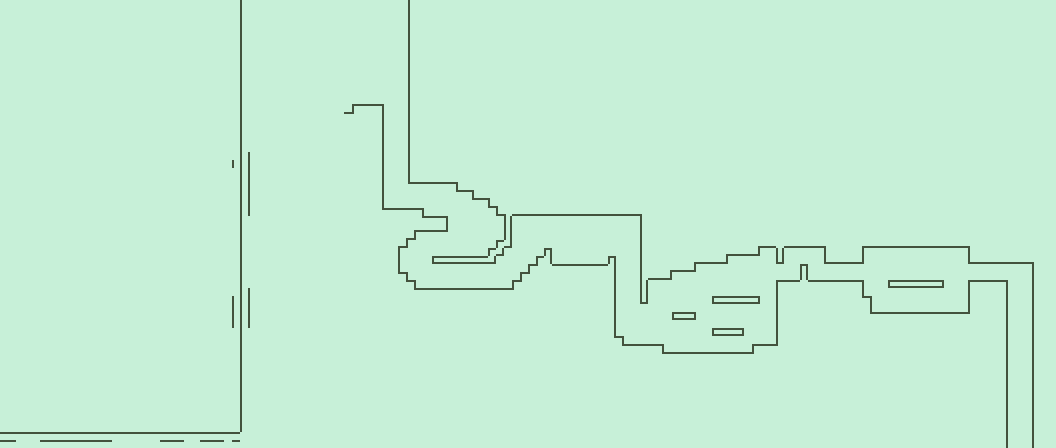

Rendered tile map (Tiled .tmx) drawn with the repository's tilesets; below, a short description and the map source with its tile grids summarised:
An orthogonal 132x56 tile map with 8x8 px tiles, 1 tile layer (Layer 1), 2 tilesets and 93 objects.

<map version="1.5" tiledversion="1.7.2" orientation="orthogonal" renderorder="right-down" width="132" height="56" tilewidth="8" tileheight="8" infinite="0" nextlayerid="12" nextobjectid="229">
 <editorsettings>
  <export target="flying_bug.lua" format="lua" />
 </editorsettings>
 <properties>
  <property name="type" value="bigEye  " />
 </properties>
 <tileset firstgid="1" name="sprite_sheet" tilewidth="8" tileheight="8" tilecount="60" columns="10">
  <image source="sprite_sheet.png" width="84" height="48" />
 </tileset>
 <tileset firstgid="61" name="sprite_sheet_2" tilewidth="8" tileheight="8" tilecount="60" columns="10">
  <image source="sprite_sheet.png" width="84" height="48" />
 </tileset>
 <layer id="8" name="Layer 1" width="132" height="56">
  <data>[7392 cells, 7392 non-empty, 17 distinct tile ids]</data>
 </layer>
 <objectgroup id="9" name="Hitboxes">
  <object id="49" x="0" y="0" width="16" height="432" />
  <object id="64" x="352" y="216" width="96" height="16" />
  <object id="66" x="352" y="208" width="72" height="8" />
  <object id="67" x="352" y="232" width="64" height="8" />
  <object id="68" x="352" y="240" width="56" height="8" />
  <object id="72" x="352" y="248" width="48" height="24" />
  <object id="76" x="352" y="272" width="56" height="8" />
  <object id="77" x="352" y="280" width="64" height="8" />
  <object id="78" x="432" y="256" width="64" height="8" />
  <object id="79" x="488" y="248" width="16" height="8" />
  <object id="80" x="496" y="240" width="16" height="8" />
  <object id="81" x="504" y="176" width="8" height="64" />
  <object id="82" x="456" y="176" width="48" height="16" />
  <object id="83" x="472" y="192" width="32" height="8" />
  <object id="84" x="488" y="200" width="16" height="8" />
  <object id="85" x="496" y="208" width="8" height="8" />
  <object id="86" x="352" y="288" width="160" height="16" />
  <object id="88" x="408" y="0" width="48" height="184" />
  <object id="89" x="512" y="176" width="128" height="40" />
  <object id="90" x="512" y="280" width="8" height="24" />
  <object id="91" x="520" y="272" width="8" height="32" />
  <object id="92" x="528" y="264" width="8" height="40" />
  <object id="93" x="536" y="256" width="8" height="48" />
  <object id="94" x="544" y="248" width="8" height="56" />
  <object id="98" x="552" y="264" width="56" height="40" />
  <object id="99" x="608" y="256" width="8" height="80" />
  <object id="100" x="608" y="336" width="16" height="8" />
  <object id="101" x="608" y="344" width="56" height="8" />
  <object id="102" x="608" y="352" width="144" height="8" />
  <object id="103" x="672" y="312" width="24" height="8" />
  <object id="104" x="712" y="328" width="32" height="8" />
  <object id="106" x="640" y="176" width="8" height="128" />
  <object id="107" x="648" y="224" width="24" height="56" />
  <object id="109" x="672" y="224" width="24" height="48" />
  <object id="110" x="696" y="224" width="32" height="40" />
  <object id="111" x="728" y="224" width="32" height="32" />
  <object id="112" x="760" y="224" width="16" height="24" />
  <object id="114" x="776" y="224" width="8" height="40" />
  <object id="115" x="784" y="224" width="40" height="24" />
  <object id="116" x="824" y="224" width="40" height="40" />
  <object id="117" x="864" y="224" width="104" height="24" />
  <object id="118" x="888" y="280" width="56" height="8" />
  <object id="119" x="968" y="224" width="80" height="40" />
  <object id="120" x="752" y="344" width="24" height="16" />
  <object id="122" x="776" y="280" width="24" height="80" />
  <object id="123" x="800" y="264" width="8" height="96" />
  <object id="124" x="808" y="280" width="56" height="80" />
  <object id="125" x="864" y="312" width="104" height="48" />
  <object id="126" x="968" y="280" width="40" height="168" />
  <object id="127" x="1032" y="264" width="16" height="184" />
  <object id="129" x="240" y="0" width="16" height="432" />
  <object id="139" x="712" y="296" width="48" height="8" />
  <object id="145" x="864" y="296" width="8" height="16" />
  <object id="226" x="0" y="432" width="240" height="16" />
  <object id="228" x="224" y="424" width="8" height="8" />
 </objectgroup>
 <objectgroup id="10" name="Enemies">
  <object id="143" x="576" y="256" width="8" height="8">
   <properties>
    <property name="drop" value="scripted" />
    <property name="itemType" value="attack" />
    <property name="type" value="bigEye" />
   </properties>
  </object>
  <object id="154" x="936" y="304" width="8" height="8">
   <properties>
    <property name="drop" value="scripted" />
    <property name="itemType" value="attack" />
    <property name="type" value="lizard" />
   </properties>
  </object>
  <object id="155" x="920" y="272" width="8" height="8">
   <properties>
    <property name="drop" value="scripted" />
    <property name="itemType" value="attack" />
    <property name="type" value="bigEye" />
   </properties>
  </object>
  <object id="156" x="832" y="272" width="8" height="8">
   <properties>
    <property name="drop" value="scripted" />
    <property name="itemType" value="attack" />
    <property name="type" value="eye" />
   </properties>
  </object>
  <object id="158" x="408" y="248" width="8" height="8">
   <properties>
    <property name="drop" value="scripted" />
    <property name="itemType" value="attack" />
    <property name="type" value="eyeBat" />
   </properties>
  </object>
  <object id="159" x="488" y="216" width="8" height="8">
   <properties>
    <property name="drop" value="scripted" />
    <property name="itemType" value="attack" />
    <property name="type" value="eyeBat" />
   </properties>
  </object>
  <object id="168" x="728" y="288" width="8" height="8">
   <properties>
    <property name="drop" value="scripted" />
    <property name="itemType" value="attack" />
    <property name="type" value="eye" />
   </properties>
  </object>
  <object id="169" x="888" y="304" width="8" height="8">
   <properties>
    <property name="drop" value="scripted" />
    <property name="itemType" value="attack" />
    <property name="type" value="lizard" />
   </properties>
  </object>
  <object id="171" x="504" y="280" width="8" height="8">
   <properties>
    <property name="drop" value="scripted" />
    <property name="itemType" value="attack" />
    <property name="type" value="eye" />
   </properties>
  </object>
  <object id="172" x="760" y="256" width="8" height="8">
   <properties>
    <property name="drop" value="scripted" />
    <property name="itemType" value="attack" />
    <property name="type" value="eyeBat" />
   </properties>
  </object>
  <object id="173" x="704" y="312" width="8" height="8">
   <properties>
    <property name="drop" value="scripted" />
    <property name="itemType" value="attack" />
    <property name="type" value="eyeBat" />
   </properties>
  </object>
  <object id="199" x="136" y="256" width="8" height="8">
   <properties>
    <property name="drop" value="scripted" />
    <property name="itemType" value="attack" />
    <property name="type" value="eyeBat" />
   </properties>
  </object>
  <object id="200" x="88" y="208" width="8" height="8">
   <properties>
    <property name="drop" value="scripted" />
    <property name="itemType" value="attack" />
    <property name="type" value="eyeBat" />
   </properties>
  </object>
  <object id="201" x="184" y="208" width="8" height="8">
   <properties>
    <property name="drop" value="scripted" />
    <property name="itemType" value="attack" />
    <property name="type" value="eyeBat" />
   </properties>
  </object>
  </objectgroup>
 <objectgroup id="11" name="Player">
  <!-- 1 objects omitted --></objectgroup>
</map>
<!-- 24 of 93 objects omitted -->
